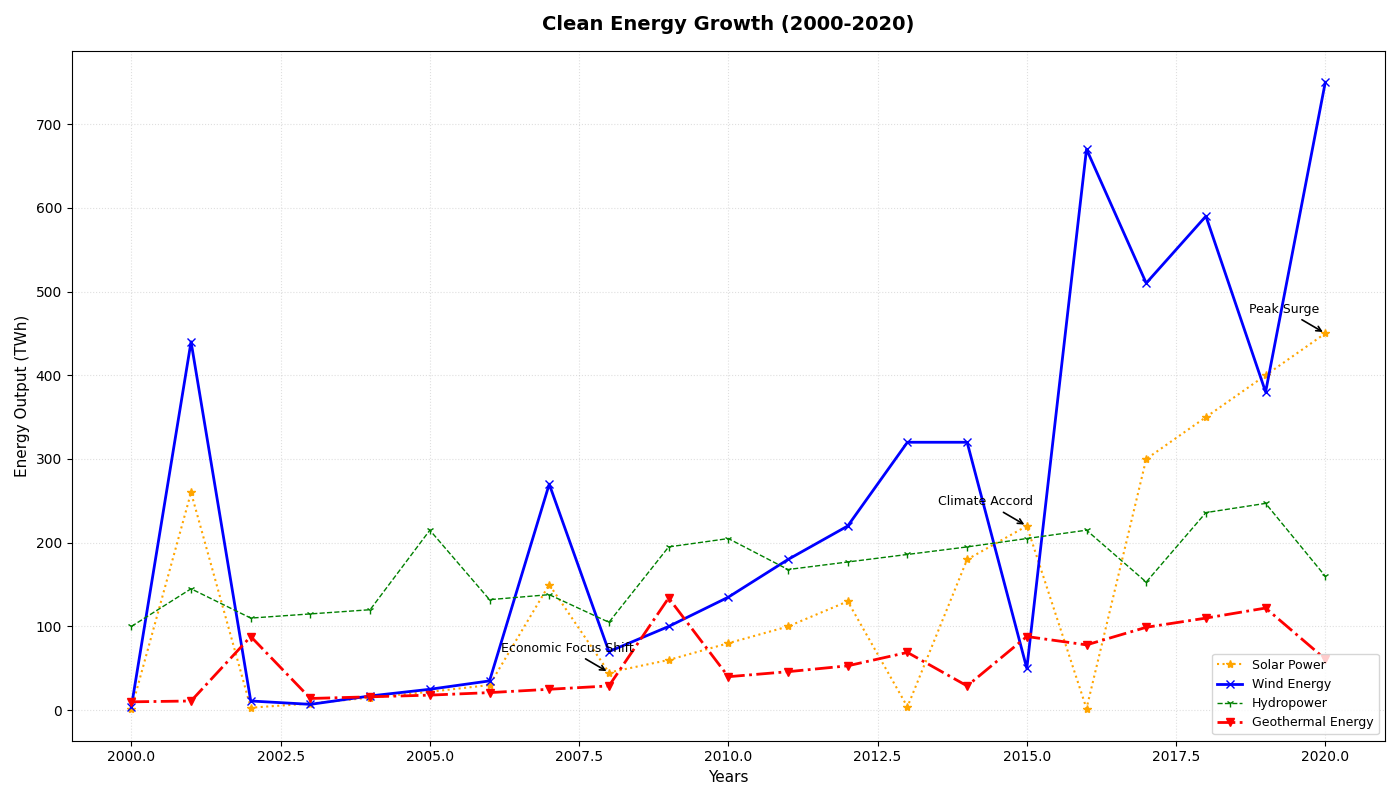

Here is the Python script that generated this plot:
import matplotlib.pyplot as plt
import numpy as np

years = np.arange(2000, 2021)

solar_energy =    np.array([1, 260, 3, 8, 15, 22, 30, 150, 45, 60, 80, 100, 130, 4, 180, 220, 2, 300, 350, 400, 450])
wind_energy =     np.array([4, 440, 11, 7, 17, 25, 35, 270, 70, 100, 135, 180, 220, 320, 320, 50, 670, 510, 590, 380, 750])
hydropower =      np.array([100, 145, 110, 115, 120, 215, 132, 138, 105, 195, 205, 168, 177, 186, 195, 205, 215, 153, 236, 247, 160])
geothermal_energy = np.array([10, 11, 88, 14, 16, 18, 21, 25, 29, 134, 40, 46, 53, 69, 29, 88, 78, 99, 110, 122, 61])

fig, ax = plt.subplots(figsize=(14, 8))

ax.plot(years, solar_energy, label='Solar Power', color='orange', linestyle=':', marker='*', linewidth=1.5)
ax.plot(years, wind_energy, label='Wind Energy', color='blue', linestyle='-', marker='x', linewidth=2)
ax.plot(years, hydropower, label='Hydropower', color='green', linestyle='--', marker='1', linewidth=1)
ax.plot(years, geothermal_energy, label='Geothermal Energy', color='red', linestyle='-.', marker='v', linewidth=2)

ax.set_title("Clean Energy Growth (2000-2020)", fontsize=14, weight='bold', pad=15)
ax.set_xlabel("Years", fontsize=11)
ax.set_ylabel("Energy Output (TWh)", fontsize=11)

ax.grid(True, linestyle=':', alpha=0.4)

important_events = {
    2008: 'Economic Focus Shift',
    2015: 'Climate Accord',
    2020: 'Peak Surge'
}

for year, event in important_events.items():
    plt.annotate(event, (year, solar_energy[year-2000]), textcoords="offset points", xytext=(-30,15), ha='center', fontsize=9, 
                 arrowprops=dict(facecolor='gray', arrowstyle='->', linewidth=1.2))

ax.legend(loc='lower right', fontsize=9)

plt.tight_layout()

plt.show()
